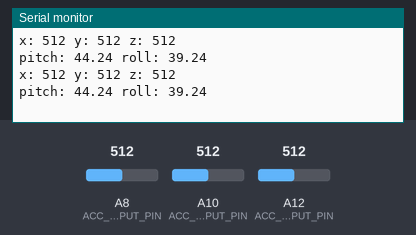
Recording of a sketch running on a simulated Arduino Mega 2560, built with avr-gcc and run on an emulated ATmega2560. Parts: the last lines printed to the serial monitor. The inputs (shaded band) are chosen by the test bench; at power-on: A8 (ACC_X_INPUT_PIN) = 512, A10 (ACC_Y_INPUT_PIN) = 512, A12 (ACC_Z_INPUT_PIN) = 512.

Above: at 2.3 s.
2.4 s: A8 (ACC_X_INPUT_PIN) set to 350
At 4.2 s:
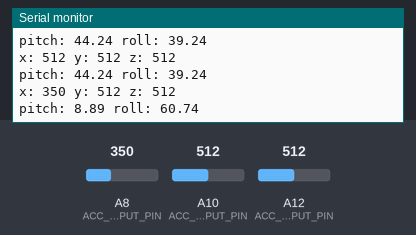
4.5 s: A10 (ACC_Y_INPUT_PIN) set to 350
At 5.4 s:
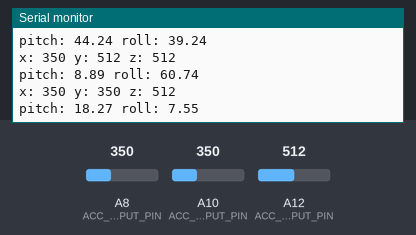
6.6 s: A12 (ACC_Z_INPUT_PIN) set to 350
At 7.9 s:
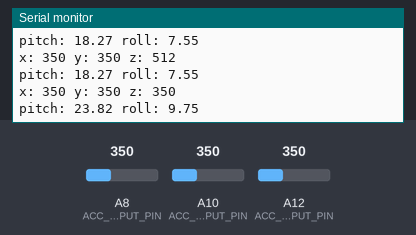
8.7 s: A8 (ACC_X_INPUT_PIN) set to 330
At 10.2 s:
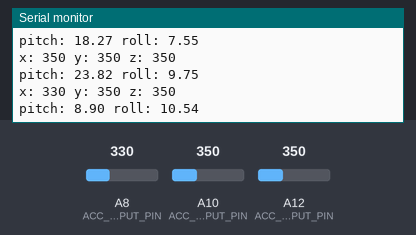
10.8 s: A10 (ACC_Y_INPUT_PIN) set to 330
At 12.7 s:
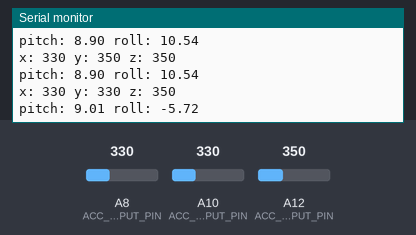
12.9 s: A12 (ACC_Z_INPUT_PIN) set to 330
At 14.0 s:
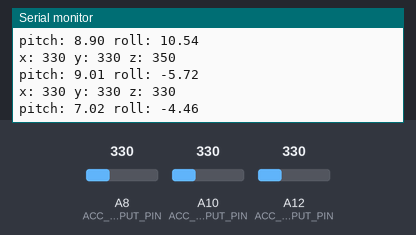
Timing chart, 0 to 15.9 s (numbered marks = the images above; inputs shaded):
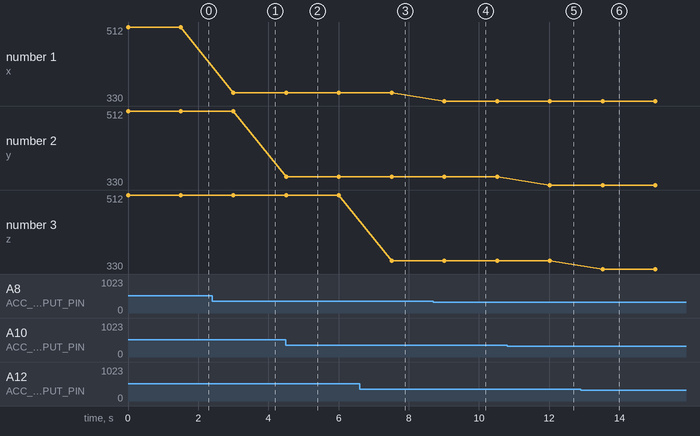

Measured:
- after the input at 2.4 s, the serial monitor: prints a new line after 0.61 s (image 1)
- after the input at 4.5 s, the serial monitor: prints a new line at once (image 2)
- after the input at 6.6 s, the serial monitor: prints a new line after 0.91 s (image 3)
- after the input at 8.7 s, the serial monitor: prints a new line after 0.31 s (image 4)
- after the input at 10.8 s, the serial monitor: prints a new line after 1.2 s (image 5)
- after the input at 12.9 s, the serial monitor: prints a new line after 0.62 s (image 6)
- plotted number 1: 512 → 350 after the input at 2.4 s, 350 → 330 after the input at 8.7 s

The sketch:

accelerometer.ino
```cpp
const int forwardThreshold = 340;
const int backwardThreshold = 330;
const int leftThreshold = 360;
const int rightThreshold = 350;
#define ACC_X_INPUT_PIN A8
#define ACC_Y_INPUT_PIN A10
#define ACC_Z_INPUT_PIN A12

float xZero = 319;
float yZero = 337;
float zZero = 419;
int Scale = 1;

void setup()
{
  Serial.begin(9600);

}

void loop()
{
	int xAxis = analogRead(ACC_X_INPUT_PIN);
	int yAxis = analogRead(ACC_Y_INPUT_PIN);
	int zAxis = analogRead(ACC_Z_INPUT_PIN);
	Serial.print("x: ");
	Serial.print(xAxis);
	Serial.print(" y: ");
	Serial.print(yAxis);
	Serial.print(" z: ");
	Serial.println(zAxis);
  float xAcc = (xAxis - xZero)/Scale;
  float yAcc = (yAxis - yZero)/Scale;
  float zAcc = (zAxis - zZero)/Scale;
  float pitch = atan(xAcc/sqrt(pow(yAcc,2) + pow(zAcc,2)));
  float roll = atan(yAcc/sqrt(pow(xAcc,2) + pow(zAcc,2)));
  //convert radians into degrees
  pitch = pitch * (180.0/PI);
  roll = roll * (180.0/PI) ;
  Serial.print("pitch: ");
  Serial.print(pitch);
  Serial.print(" roll: ");
  Serial.println(roll);
	delay(1500);
}
```
